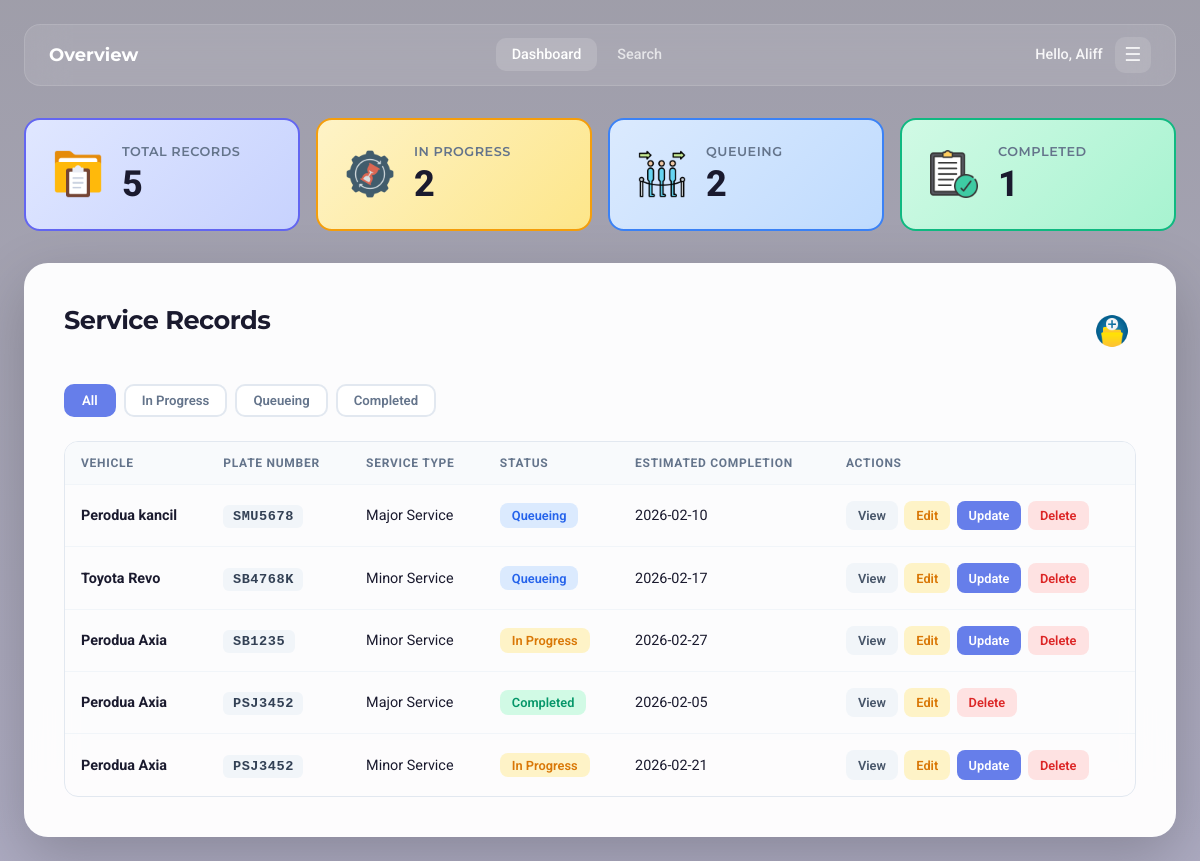
/dashboard (signed in), run on the app's committed database.
### tables this page shows
CREATE TABLE service_records (
            id INTEGER PRIMARY KEY AUTOINCREMENT,
            vehicle_name TEXT NOT NULL,
            license_plate TEXT NOT NULL,
            service_type TEXT NOT NULL,
            status TEXT DEFAULT 'in_progress',
            customer_name TEXT,
            customer_phone TEXT,
            notes TEXT,
            estimated_completion TEXT,
            technician_id INTEGER,
            created_at TIMESTAMP DEFAULT CURRENT_TIMESTAMP,
            updated_at TIMESTAMP DEFAULT CURRENT_TIMESTAMP
        , image_filename TEXT);

### app.py (the view)
@app.route('/dashboard')
def dashboard():
    if 'user_id' not in session:
        flash('Please log in first.', 'warning')
        return redirect(url_for('login'))
    user_id = session['user_id']
    db = get_db()
    records = db.execute('SELECT * FROM service_records WHERE technician_id = ? ORDER BY updated_at DESC',
                         (user_id,)).fetchall()
    total_count = db.execute('SELECT COUNT(*) FROM service_records WHERE technician_id = ?',
                             (user_id,)).fetchone()[0]
    active_count = db.execute('SELECT COUNT(*) FROM service_records WHERE technician_id = ? AND status = ?',
                              (user_id, 'in_progress')).fetchone()[0]
    completed_count = db.execute('SELECT COUNT(*) FROM service_records WHERE technician_id = ? AND status = ?',
                                 (user_id, 'completed')).fetchone()[0]
    pending_count = db.execute('SELECT COUNT(*) FROM service_records WHERE technician_id = ? AND status = ?',
                               (user_id, 'pending')).fetchone()[0]
    db.close()
    stats = {
        'total': total_count,
        'active': active_count,
        'pending': pending_count,
        'completed': completed_count
    }
    return render_template('dashboard.html', records=records, stats=stats)

### app.py (called while the page is built)
def get_db():
    db = sqlite3.connect('vehicle_tracking.db')
    db.row_factory = sqlite3.Row  # this lets us access columns by name (like row['username'])
    return db

### templates/dashboard.html (shortened to what this page needs)
<!DOCTYPE html>
<html lang="en">
<head>
    <link rel="stylesheet" href="{{ url_for('static', filename='style.css') }}">
</head>
<body>
    <div class="container">
        <nav class="navbar fade-in">
            <div class="nav-brand"> <span>Overview</span></div>
            <div class="nav-links">
                <a href="{{ url_for('dashboard') }}" class="nav-link active">Dashboard</a>
                <a href="{{ url_for('search') }}" class="nav-link">Search</a>
            </div>
            <div class="nav-user">
                <span class="user-name">Hello, {{ session['username'] }}</span>
                <div class="nav-dropdown">
                    <button class="nav-dropdown-toggle" onclick="this.parentElement.classList.toggle('open')" title="Menu">☰</button>
                </div>
            </div>
        </nav>
        <div class="stats-grid fade-in" style="margin-top: 2rem;">
            <div class="stat-card total">
                <div class="stat-icon"><img src="{{ url_for('static', filename='total_records.png') }}" alt="Total Records"></div>
                <div class="stat-content">
                    <div class="stat-label">Total Records</div>
                    <div class="stat-value">{{ stats.total }}</div>
                </div>
            </div>
            <div class="stat-card active">
                <div class="stat-icon"><img src="{{ url_for('static', filename='in_progress.png') }}" alt="In Progress"></div>
                <div class="stat-content">
                    <div class="stat-label">In Progress</div>
                    <div class="stat-value">{{ stats.active }}</div>
                </div>
            </div>
            <div class="stat-card pending">
                <div class="stat-icon"><img src="{{ url_for('static', filename='queueing.png') }}" alt="Queueing"></div>
                <div class="stat-content">
                    <div class="stat-label">Queueing</div>
                    <div class="stat-value">{{ stats.pending }}</div>
                </div>
            </div>
            <div class="stat-card completed">
                <div class="stat-icon"><img src="{{ url_for('static', filename='completed.png') }}" alt="Completed"></div>
                <div class="stat-content">
                    <div class="stat-label">Completed</div>
                    <div class="stat-value">{{ stats.completed }}</div>
                </div>
            </div>
        </div>
        <div class="card fade-in" style="margin-top: 2rem;">
            <div class="card-top-bar">
                <h2 class="card-header">Service Records</h2>
                <div class="add-record-wrap" onclick="openModal('addRecordModal')">
                    <img class="add-record-icon" src="{{ url_for('static', filename='add_record.png') }}" alt="Add Record">
                </div>
            </div>
            <div class="filter-bar">
                <button class="filter-btn active" onclick="filterRecords('all', this)">All</button>
                <button class="filter-btn" onclick="filterRecords('in_progress', this)">In Progress</button>
                <button class="filter-btn" onclick="filterRecords('pending', this)">Queueing</button>
                <button class="filter-btn" onclick="filterRecords('completed', this)">Completed</button>
            </div>
            <div class="table-container">
                <table>
                    <thead>
                        <tr>
                            <th class="sortable" onclick="sortTable(0, 'text', this)">Vehicle </th>
                            <th class="sortable" onclick="sortTable(1, 'text', this)">Plate Number</th>
                            <th>Service Type</th>
                            <th>Status</th>
                            <th class="sortable" onclick="sortTable(4, 'date', this)">Estimated Completion </th>
                            <th>Actions</th>
                        </tr>
                    </thead>
                    <tbody>
                        {% if records %}
                            {% for record in records %}
                            <tr class="record-row" data-status="{{ record['status'] }}">
                                <td><strong>{{ record['vehicle_name'] }}</strong></td>
                                <td><code class="plate-code">{{ record['license_plate'] }}</code></td>
                                <td>{{ record['service_type'] }}</td>
                                <td>
                                    {% if record['status'] == 'completed' %}
                                        <span class="status-badge status-completed">Completed</span>
                                    {% elif record['status'] == 'pending' %}
                                        <span class="status-badge status-pending">Queueing</span>
                                    {% else %}
                                        <span class="status-badge status-in_progress">In Progress</span>
                                    {% endif %}
                                </td>
                                <td>{{ record['estimated_completion'] or '—' }}</td>
                                <td>
                                    <div class="action-btns">
                                        <a href="{{ url_for('view_record', record_id=record['id']) }}" class="btn-action btn-view">View</a>
                                        <button class="btn-action btn-edit"
                                            data-id="{{ record['id'] }}"
                                            data-vehicle="{{ record['vehicle_name'] }}"
                                            data-plate="{{ record['license_plate'] }}"
                                            data-service="{{ record['service_type'] }}"
                                            data-status="{{ record['status'] }}"
                                            data-customer="{{ record['customer_name'] or '' }}"
                                            data-phone="{{ record['customer_phone'] or '' }}"
                                            data-completion="{{ record['estimated_completion'] or '' }}"
                                            data-notes="{{ record['notes'] or '' }}"
                                            onclick="openEditModal(this)">Edit</button>
                                        {% if record['status'] != 'completed' %}
                                        <button class="btn-action btn-update"
                                            data-id="{{ record['id'] }}"
                                            data-status="{{ record['status'] }}"
                                            onclick="openUpdateModal(this.dataset.id, this.dataset.status)">Update</button>
                                        {% endif %}
                                        <button class="btn-action btn-delete"
                                            data-id="{{ record['id'] }}"
                                            data-vehicle="{{ record['vehicle_name'] }}"
                                            data-plate="{{ record['license_plate'] }}"
                                            onclick="openDeleteModal(this)">Delete</button>
                                    </div>
                                </td>
                            </tr>
                            {% endfor %}
                        {% else %}
                            <tr>
                                <td colspan="6" class="empty-state">
                                    <p>No service records yet. Click "Add Record" to start.</p>
                                </td>
                            </tr>
                        {% endif %}
                    </tbody>
                </table>
            </div>
        </div>
    </div>
</body>
</html>

### data on the page
service_records: vehicle_name "Perodua kancil", license_plate "SMU5678", service_type "Major Service", status "Queueing", estimated_completion "2026-02-10"
service_records: vehicle_name "Toyota Revo", license_plate "SB4768K", service_type "Minor Service", status "Queueing", estimated_completion "2026-02-17"
service_records: vehicle_name "Perodua Axia", license_plate "SB1235", service_type "Minor Service", status "In Progress", estimated_completion "2026-02-27"
service_records: vehicle_name "Perodua Axia", license_plate "PSJ3452", service_type "Major Service", status "Completed", estimated_completion "2026-02-05"
service_records: vehicle_name "Perodua Axia", license_plate "PSJ3452", service_type "Minor Service", status "In Progress", estimated_completion "2026-02-21"

### other printed values
{{ session['username'] }} "Aliff"
{{ stats.total }} "5"
{{ stats.active }} "2"
{{ stats.pending }} "2"
{{ stats.completed }} "1"
